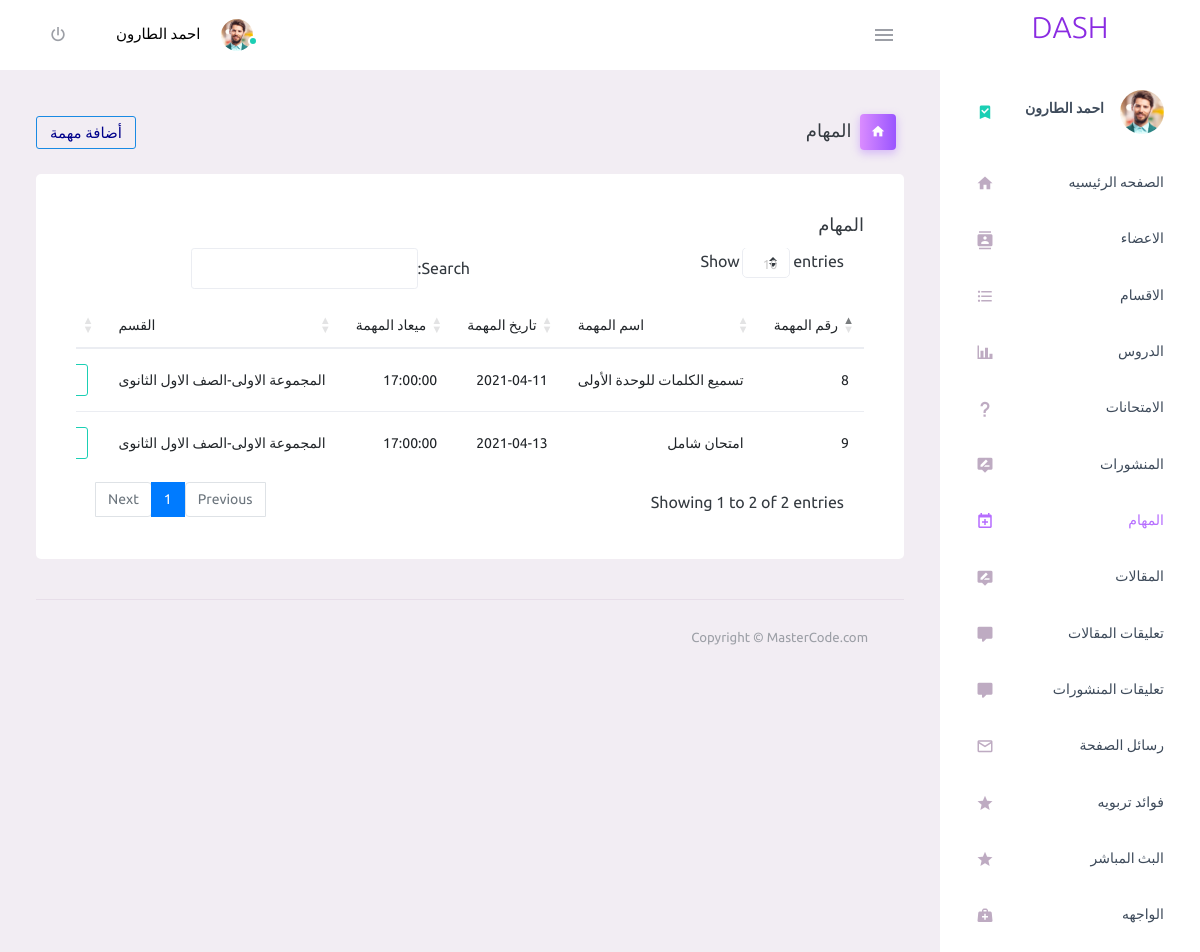
/admin/events.php (signed in), run on the app's committed database.
### tables this page shows
CREATE TABLE `events` (
  `events_id` int(11) NOT NULL,
  `events_name` varchar(250) NOT NULL,
  `events_description` varchar(500) NOT NULL,
  `events_time` time NOT NULL,
  `events_date` date NOT NULL,
  `cat_id` int(11) DEFAULT NULL
);

CREATE TABLE `category` (
  `category_id` int(11) NOT NULL,
  `category_name` varchar(255) NOT NULL,
  `category_description` text NOT NULL,
  `ordering` int(11) DEFAULT 0,
  `parent` int(11) NOT NULL,
  `Visibility` tinyint(4) NOT NULL,
  `Allow_Comment` tinyint(4) NOT NULL,
  `Allow_Ads` tinyint(4) NOT NULL,
  `image` varchar(255) NOT NULL
);

### admin/events.php (the view, shortened to what this page needs)
<?php
if (isset($_SESSION['username'])) {
    include 'inital.php';
    include 'includes/templates/header.php';
    include 'includes/templates/side.php';
    ?>
            <div class="main-panel ">
                <div class="content-wrapper ">
                    <div class="page-header ">
                        <h3 class="page-title ">
                            <span class="page-title-icon bg-gradient-primary text-white mr-2 ">
                                <i class="mdi mdi-home "></i>
                            </span>&nbsp; المهام
                        </h3>
                        <button style="margin-right:150px; color:darkblue; font-size:15px" type="button " class="btn btn-outline-info btn-sm"data-toggle="modal" data-target="#add">أضافة مهمة</button>
                    </div>
                    <?php
                        $stmt = $con->prepare("SELECT *, category.category_name as category_name
                                                from events
                                                inner join category
                                                on category.category_id = events.cat_id
                                                Order by events_id DESC");
                        $stmt->execute(array());
                        $rows = $stmt->fetchAll();
                        if (! empty($rows)) {
                    ?>
                    <div class="row ">
                        <div class="col-12 grid-margin ">
                            <div class="card ">
                                <div class="card-body ">
                                    <h4 class="card-title ">المهام</h4>
                                    <div class="table-responsive ">
                                        <table class="table" id="datatableid">
                                            <thead>
                                                <tr>
                                                    <th> رقم المهمة </th>
                                                    <th> اسم المهمة </th>
                                                    <th> تاريخ المهمة </th>
                                                    <th> ميعاد المهمة </th>
                                                    <th>القسم</th>
                                                    <th>لوحة التحكم</th>
                                                </tr>
                                            </thead>
                                            <tbody>
                                            <?php
                                            foreach($rows as $row) {?>
                                                <tr>
                                                    <td> <?php echo $row['events_id'];?></td>
                                                    <td> <?php echo $row['events_name'];?></td>
                                                    <td> <?php echo $row['events_date'];?></td>
                                                    <td> <?php echo $row['events_time'];?></td>
                                                    <td> <?php echo $row['category_name'];?></td>
                                                    <td>
                                                        <button type="button " class="btn btn-outline-success btn-sm edit_event"data-toggle="modal" data-target="#edit">تعديل</button>
                                                    </td>
                                                </tr>
                                            <?php } ?>
                                            </tbody>
                                        </table>
                                    </div>
                                </div>
                            </div>
                        </div>
                    </div>
                <?php } ?>
<?php
include 'includes/templates/footer.php';
} else {
    header('Location: index.php');
    exit();
}
?>

### data on the page
events: events_id "9", events_name "امتحان شامل", events_date "2021-04-13", events_time "17:00:00", cat.category_name "المجموعة الاولى-الصف الاول الثانوى"
events: events_id "8", events_name "تسميع الكلمات للوحدة الأولى", events_date "2021-04-11", events_time "17:00:00", cat.category_name "المجموعة الاولى-الصف الاول الثانوى"

### other printed values
$_SESSION['username'] "احمد الطارون"
